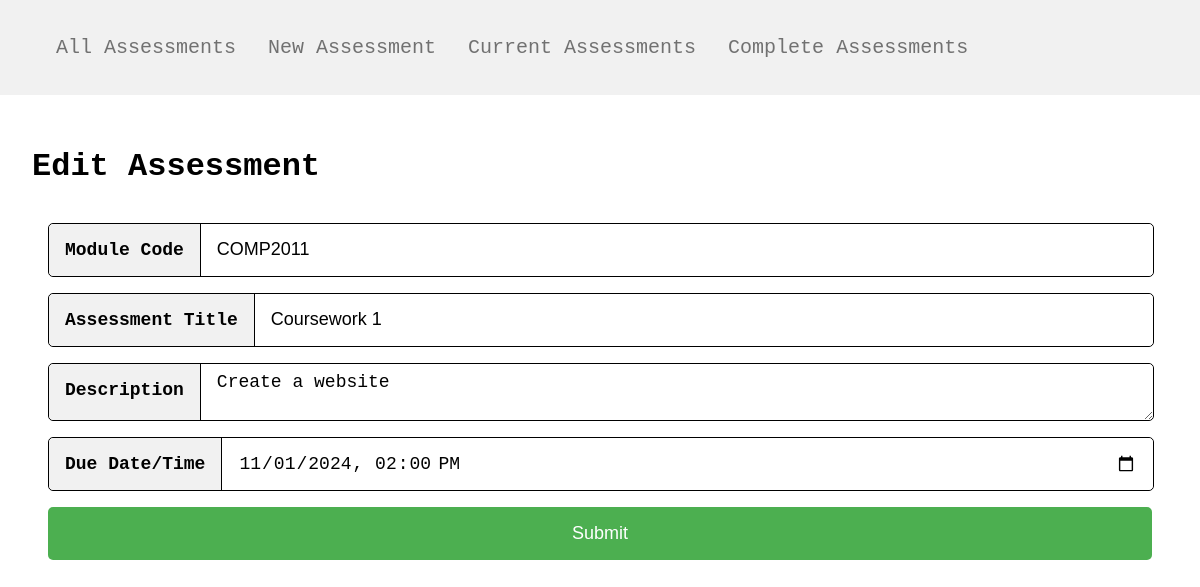
Page /edit/1 on the earlier database version.
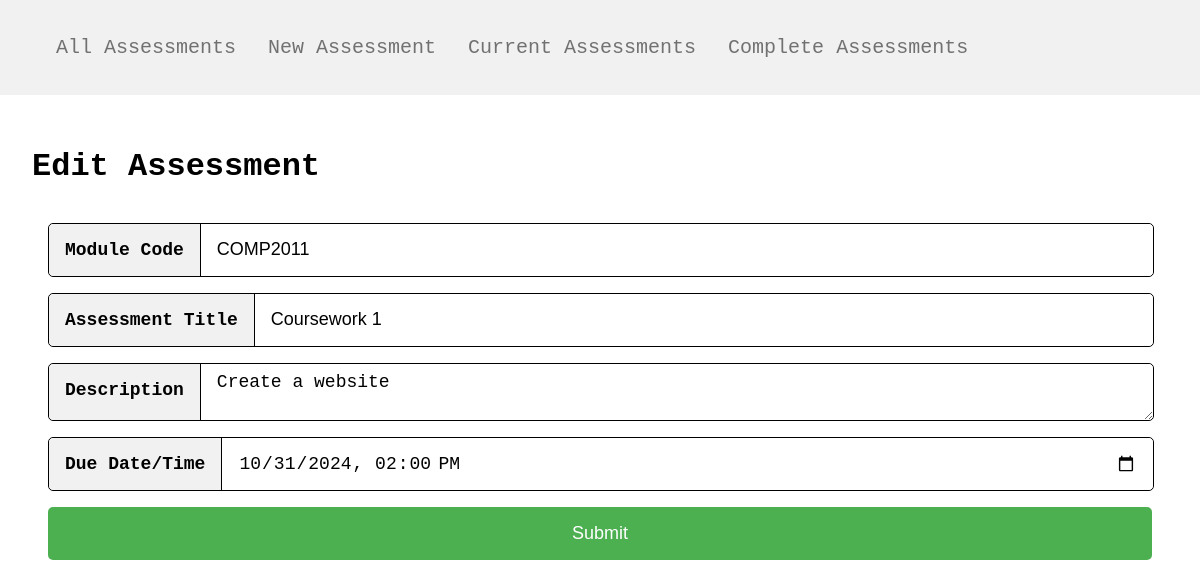
Same page on the later database version.
### app/models.py (models this page shows)
class Assessment(db.Model):
    id = db.Column(db.Integer, primary_key=True)
    title = db.Column(db.String(500))
    description = db.Column(db.String(500))
    due_date = db.Column(db.DateTime)
    completed = db.Column(db.Boolean)
    module_code = db.Column(db.String(10))

### app/views.py (the view)
@app.route('/edit/<int:id>', methods=['GET', 'POST'])
def edit(id):
    assessment = db.session.query(models.Assessment).filter_by(id=id).first()
    form = AssessmentForm(obj=assessment)
    if form.validate_on_submit():
        assessment.title = form.title.data
        assessment.description = form.description.data
        assessment.due_date = form.due_date.data
        assessment.module_code = form.module_code.data
        db.session.commit()
        return redirect(url_for('index'))
    else:
        print(form.errors)
    return render_template('edit.html', title="Edit Assessment", form=form)

### app/forms.py
class AssessmentForm(FlaskForm):
    module_code = StringField('module_code', validators=[DataRequired()])
    title = StringField('title', validators=[DataRequired()])
    description = TextAreaField('description', validators=[DataRequired()])
    due_date = DateTimeLocalField('deadline', validators=[DataRequired()])

### app/templates/edit.html
{% extends "layout.html" %}
{% block content %}
<h1>Edit Assessment</h1>
{% with name="editAssessment" %}
    {% include 'components/form.html' %}
{% endwith %}
{% endblock %}

### app/templates/components/form.html (shortened to what this page needs)
<form method="post" name="{{ name }}" class="form">
    <div class="input-group">
        <label for="module_code">Module Code</label>
        {{ form.module_code }}
    </div>
    <div class="input-group">
        <label for="title">Assessment Title</label>
        {{ form.title }}
    </div>
    <div class="input-group">
        <label for="description">Description</label>
        {{ form.description }}
    </div>
    <div class="input-group">
        <label for="due_date">Due Date/Time</label>
        {{ form.due_date }}
    </div>
    <button type="submit" class="btn">Submit</button>
</form>

Differences in the rows shown:
changed Assessment "COMP2011": due_date "11/01/2024 14:00" → "10/31/2024 14:00"
